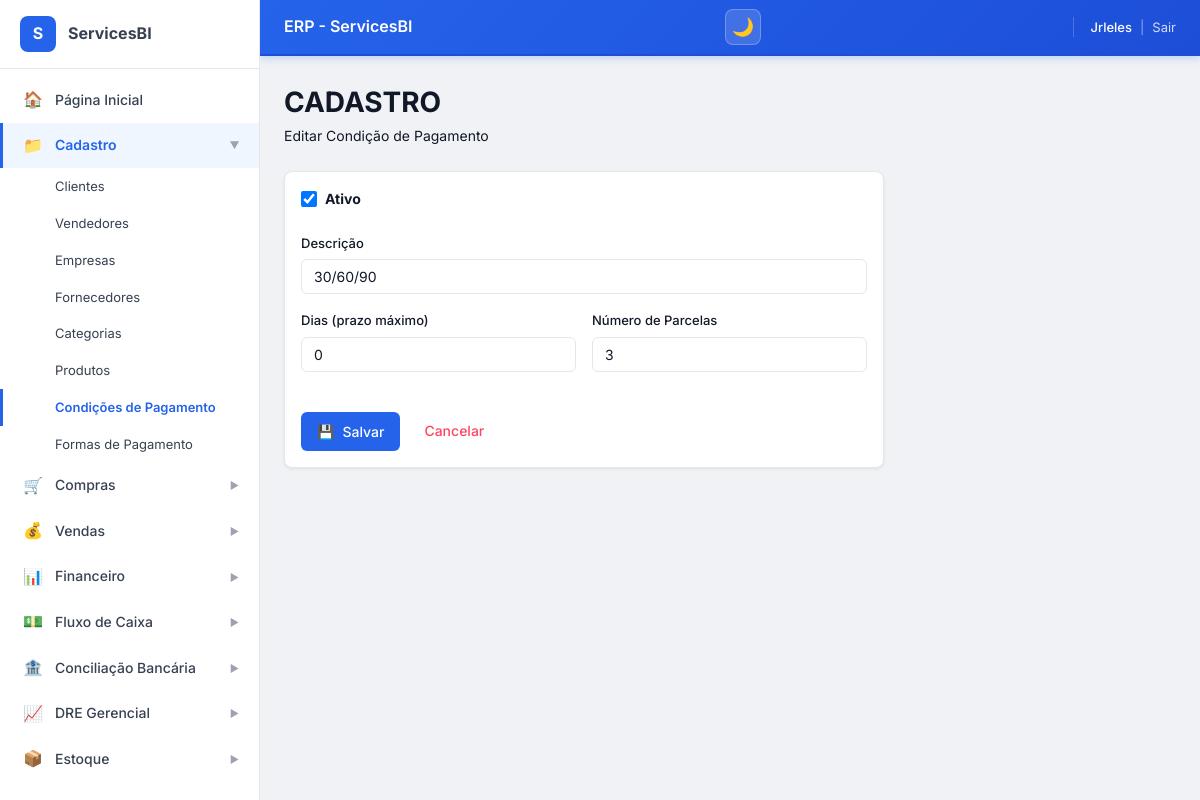
The page /cadastro/condicoes-pagamento/editar/1/ (signed in) on the database its author committed.
### ERP_ServicesBI/models.py (models this page shows, shortened)
class CondicaoPagamento(models.Model):
    descricao = models.CharField(max_length=100, verbose_name='Descrição')
    dias = models.IntegerField(default=0, verbose_name='Dias')
    parcelas = models.IntegerField(default=1, verbose_name='Parcelas')
    ativo = models.BooleanField(default=True, verbose_name='Ativo')
    class Meta:
        verbose_name = 'Condição de Pagamento'
        verbose_name_plural = 'Condições de Pagamento'
        ordering = ['descricao']

### ERP_ServicesBI/views.py (the view)
# urls.py: path('cadastro/condicoes-pagamento/editar/<int:pk>/', views.condicao_pagamento_edit, name='condicao_pagamento_edit'),
@login_required
def condicao_pagamento_edit(request, pk):
    condicao = get_object_or_404(CondicaoPagamento, pk=pk)
    if request.method == 'POST':
        form = CondicaoPagamentoForm(request.POST, instance=condicao)
        if form.is_valid():
            form.save()
            messages.success(request, 'Condição de pagamento atualizada com sucesso!')
            return redirect('ERP_ServicesBI:condicao_pagamento_list')
    else:
        form = CondicaoPagamentoForm(instance=condicao)
    context = {'form': form, 'titulo': 'Editar Condição de Pagamento', 'condicao': condicao}
    return render(request, 'cadastro/condicao_pagamento_form.html', context)

### ERP_ServicesBI/forms.py
class CondicaoPagamentoForm(BaseForm):
    class Meta:
        model = CondicaoPagamento
        fields = '__all__'
    def __init__(self, *args, **kwargs):
        super().__init__(*args, **kwargs)
        self.fields['descricao'].required = True
        self.fields['dias'].required = False
        self.fields['parcelas'].required = False
        self.fields['ativo'].required = False

### ERP_ServicesBI/templates/cadastro/condicao_pagamento_form.html (shortened to what this page needs)
{% extends 'base.html' %}
{% load static %}
{% block content %}
<div class="erp-page-header erp-mb-6">
    <h1 class="erp-page-title">CADASTRO</h1>
    <p class="erp-page-subtitle">{% if condicao %}Editar{% else %}Nova{% endif %} Condição de Pagamento</p>
</div>
<div class="erp-card" style="max-width: 600px;">
    <form method="post" class="erp-form">
        <div class="erp-form-group erp-mb-4">
            <label class="erp-checkbox" style="display: flex; align-items: center; gap: 8px; cursor: pointer; font-size: 14px;">
                <input type="checkbox" name="ativo" value="True" {% if condicao.ativo or not condicao %}checked{% endif %} style="width: 16px; height: 16px;">
                <span><strong>Ativo</strong></span>
            </label>
        </div>
        <div class="erp-form-group">
            <label class="erp-label erp-label-required" for="descricao">Descrição</label>
            <input type="text" name="descricao" id="descricao" value="{{ condicao.descricao|default:'' }}" class="erp-input" placeholder="Ex: 30/60/90 dias" required>
        </div>
        <div class="erp-form-row">
            <div class="erp-form-group">
                <label class="erp-label" for="dias">Dias (prazo máximo)</label>
                <input type="number" name="dias" id="dias" value="{{ condicao.dias|default:'0' }}" class="erp-input" placeholder="0">
            </div>
            <div class="erp-form-group">
                <label class="erp-label" for="parcelas">Número de Parcelas</label>
                <input type="number" name="parcelas" id="parcelas" value="{{ condicao.parcelas|default:'1' }}" class="erp-input" placeholder="1">
            </div>
        </div>
        <div class="erp-flex erp-gap-2 erp-mt-6">
            <button type="submit" class="erp-btn erp-btn--primary"><span>💾</span><span>Salvar</span></button>
            <a href="{% url 'ERP_ServicesBI:condicao_pagamento_list' %}" class="erp-btn erp-btn--outline" style="color: #fc4564; border-color: #fc4564;"><span>Cancelar</span></a>
        </div>
    </form>
</div>
{% endblock %}

### ERP_ServicesBI/templates/components/_header.html (shortened to what this page needs)
<header class="erp-header">
    <div class="erp-flex erp-items-center erp-gap-2">
        <h1 class="erp-header__title">
            {% block header_title %}ERP - ServicesBI{% endblock %}
        </h1>
    </div>
    <div class="erp-header__controls">
        <button class="erp-header__theme-btn"
                onclick="toggleTheme()"
                title="Alternar tema (dark/light)"
                id="themeToggleBtn">
            <span id="themeIcon">🌙</span>
        </button>
    </div>
    <div class="erp-header__user">
        <span class="erp-header__user-name">
            {{ request.user.first_name|default:request.user.username }}
        </span>
        <span style="opacity:0.5">|</span>
        <a href="{% url 'ERP_ServicesBI:logout' %}" class="erp-header__logout">Sair</a>
    </div>
</header>

### rows shown on the page
CondicaoPagamento: ativo "☑", descricao "30/60/90", dias "0", parcelas "3"

### other values the page prints
{{ request.user.first_name|default:request.user.username }} "Jrleles"
